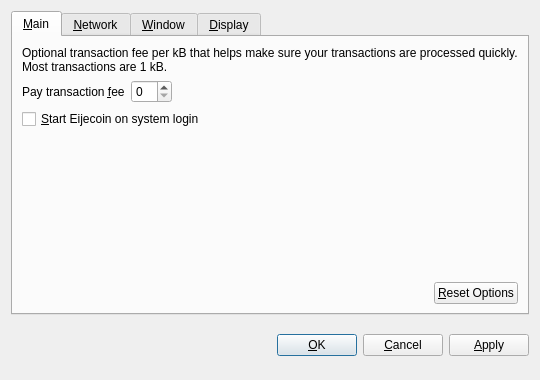
<?xml version="1.0" encoding="UTF-8"?>
<ui version="4.0">
 <class>OptionsDialog</class>
 <widget class="QDialog" name="OptionsDialog">
  <property name="geometry">
   <rect>
    <x>0</x>
    <y>0</y>
    <width>540</width>
    <height>380</height>
   </rect>
  </property>
  <property name="windowTitle">
   <string>Options</string>
  </property>
  <property name="modal">
   <bool>true</bool>
  </property>
  <layout class="QVBoxLayout" name="verticalLayout">
   <item>
    <widget class="QTabWidget" name="tabWidget">
     <property name="tabPosition">
      <enum>QTabWidget::North</enum>
     </property>
     <property name="currentIndex">
      <number>0</number>
     </property>
     <widget class="QWidget" name="tabMain">
      <attribute name="title">
       <string>&amp;Main</string>
      </attribute>
      <layout class="QVBoxLayout" name="verticalLayout_Main">
       <item>
        <widget class="QLabel" name="transactionFeeInfoLabel">
         <property name="text">
          <string>Optional transaction fee per kB that helps make sure your transactions are processed quickly. Most transactions are 1 kB.</string>
         </property>
         <property name="textFormat">
          <enum>Qt::PlainText</enum>
         </property>
         <property name="wordWrap">
          <bool>true</bool>
         </property>
        </widget>
       </item>
       <item>
        <layout class="QHBoxLayout" name="horizontalLayout_1_Main">
         <item>
          <widget class="QLabel" name="transactionFeeLabel">
           <property name="text">
            <string>Pay transaction &amp;fee</string>
           </property>
           <property name="textFormat">
            <enum>Qt::PlainText</enum>
           </property>
           <property name="buddy">
            <cstring>transactionFee</cstring>
           </property>
          </widget>
         </item>
         <item>
          <widget class="BitcoinAmountField" name="transactionFee"/>
         </item>
         <item>
          <spacer name="horizontalSpacer_1_Main">
           <property name="orientation">
            <enum>Qt::Horizontal</enum>
           </property>
           <property name="sizeHint" stdset="0">
            <size>
             <width>40</width>
             <height>20</height>
            </size>
           </property>
          </spacer>
         </item>
        </layout>
       </item>
       <item>
        <widget class="QCheckBox" name="bitcoinAtStartup">
         <property name="toolTip">
          <string>Automatically start Eijecoin after logging in to the system.</string>
         </property>
         <property name="text">
          <string>&amp;Start Eijecoin on system login</string>
         </property>
        </widget>
       </item>
       <item>
        <spacer name="verticalSpacer_Main">
         <property name="orientation">
          <enum>Qt::Vertical</enum>
         </property>
         <property name="sizeHint" stdset="0">
          <size>
           <width>20</width>
           <height>40</height>
          </size>
         </property>
        </spacer>
       </item>
       <item>
        <layout class="QHBoxLayout" name="horizontalLayout_2_Main">
         <item>
          <spacer name="horizontalSpacer_2_Main">
           <property name="orientation">
            <enum>Qt::Horizontal</enum>
           </property>
           <property name="sizeHint" stdset="0">
            <size>
             <width>40</width>
             <height>20</height>
            </size>
           </property>
          </spacer>
         </item>
         <item>
          <widget class="QPushButton" name="resetButton">
           <property name="toolTip">
            <string>Reset all client options to default.</string>
           </property>
           <property name="text">
            <string>&amp;Reset Options</string>
           </property>
           <property name="autoDefault">
            <bool>false</bool>
           </property>
          </widget>
         </item>
        </layout>
       </item>
      </layout>
     </widget>
     <widget class="QWidget" name="tabNetwork">
      <attribute name="title">
       <string>&amp;Network</string>
      </attribute>
      <layout class="QVBoxLayout" name="verticalLayout_Network">
       <item>
        <widget class="QCheckBox" name="mapPortUpnp">
         <property name="toolTip">
          <string>Automatically open the Eijecoin client port on the router. This only works when your router supports UPnP and it is enabled.</string>
         </property>
         <property name="text">
          <string>Map port using &amp;UPnP</string>
         </property>
        </widget>
       </item>
       <item>
        <widget class="QCheckBox" name="connectSocks">
         <property name="toolTip">
          <string>Connect to the Eijecoin network through a SOCKS proxy (e.g. when connecting through Tor).</string>
         </property>
         <property name="text">
          <string>&amp;Connect through SOCKS proxy:</string>
         </property>
        </widget>
       </item>
       <item>
        <layout class="QHBoxLayout" name="horizontalLayout_Network">
         <item>
          <widget class="QLabel" name="proxyIpLabel">
           <property name="text">
            <string>Proxy &amp;IP:</string>
           </property>
           <property name="textFormat">
            <enum>Qt::PlainText</enum>
           </property>
           <property name="buddy">
            <cstring>proxyIp</cstring>
           </property>
          </widget>
         </item>
         <item>
          <widget class="QValidatedLineEdit" name="proxyIp">
           <property name="maximumSize">
            <size>
             <width>140</width>
             <height>16777215</height>
            </size>
           </property>
           <property name="toolTip">
            <string>IP address of the proxy (e.g. 127.0.0.1)</string>
           </property>
          </widget>
         </item>
         <item>
          <widget class="QLabel" name="proxyPortLabel">
           <property name="text">
            <string>&amp;Port:</string>
           </property>
           <property name="textFormat">
            <enum>Qt::PlainText</enum>
           </property>
           <property name="buddy">
            <cstring>proxyPort</cstring>
           </property>
          </widget>
         </item>
         <item>
          <widget class="QLineEdit" name="proxyPort">
           <property name="maximumSize">
            <size>
             <width>55</width>
             <height>16777215</height>
            </size>
           </property>
           <property name="toolTip">
            <string>Port of the proxy (e.g. 9050)</string>
           </property>
          </widget>
         </item>
         <item>
          <widget class="QLabel" name="socksVersionLabel">
           <property name="text">
            <string>SOCKS &amp;Version:</string>
           </property>
           <property name="textFormat">
            <enum>Qt::PlainText</enum>
           </property>
           <property name="buddy">
            <cstring>socksVersion</cstring>
           </property>
          </widget>
         </item>
         <item>
          <widget class="QValueComboBox" name="socksVersion">
           <property name="toolTip">
            <string>SOCKS version of the proxy (e.g. 5)</string>
           </property>
          </widget>
         </item>
         <item>
          <spacer name="horizontalSpacer_Network">
           <property name="orientation">
            <enum>Qt::Horizontal</enum>
           </property>
           <property name="sizeHint" stdset="0">
            <size>
             <width>40</width>
             <height>20</height>
            </size>
           </property>
          </spacer>
         </item>
        </layout>
       </item>
       <item>
        <spacer name="verticalSpacer_Network">
         <property name="orientation">
          <enum>Qt::Vertical</enum>
         </property>
         <property name="sizeHint" stdset="0">
          <size>
           <width>20</width>
           <height>40</height>
          </size>
         </property>
        </spacer>
       </item>
      </layout>
     </widget>
     <widget class="QWidget" name="tabWindow">
      <attribute name="title">
       <string>&amp;Window</string>
      </attribute>
      <layout class="QVBoxLayout" name="verticalLayout_Window">
       <item>
        <widget class="QCheckBox" name="minimizeToTray">
         <property name="toolTip">
          <string>Show only a tray icon after minimizing the window.</string>
         </property>
         <property name="text">
          <string>&amp;Minimize to the tray instead of the taskbar</string>
         </property>
        </widget>
       </item>
       <item>
        <widget class="QCheckBox" name="minimizeOnClose">
         <property name="toolTip">
          <string>Minimize instead of exit the application when the window is closed. When this option is enabled, the application will be closed only after selecting Quit in the menu.</string>
         </property>
         <property name="text">
          <string>M&amp;inimize on close</string>
         </property>
        </widget>
       </item>
       <item>
        <spacer name="verticalSpacer_Window">
         <property name="orientation">
          <enum>Qt::Vertical</enum>
         </property>
         <property name="sizeHint" stdset="0">
          <size>
           <width>20</width>
           <height>40</height>
          </size>
         </property>
        </spacer>
       </item>
      </layout>
     </widget>
     <widget class="QWidget" name="tabDisplay">
      <attribute name="title">
       <string>&amp;Display</string>
      </attribute>
      <layout class="QVBoxLayout" name="verticalLayout_Display">
       <item>
        <layout class="QHBoxLayout" name="horizontalLayout_1_Display">
         <item>
          <widget class="QLabel" name="langLabel">
           <property name="text">
            <string>User Interface &amp;language:</string>
           </property>
           <property name="textFormat">
            <enum>Qt::PlainText</enum>
           </property>
           <property name="buddy">
            <cstring>lang</cstring>
           </property>
          </widget>
         </item>
         <item>
          <widget class="QValueComboBox" name="lang">
           <property name="toolTip">
            <string>The user interface language can be set here. This setting will take effect after restarting Eijecoin.</string>
           </property>
          </widget>
         </item>
        </layout>
       </item>
       <item>
        <layout class="QHBoxLayout" name="horizontalLayout_2_Display">
         <item>
          <widget class="QLabel" name="unitLabel">
           <property name="text">
            <string>&amp;Unit to show amounts in:</string>
           </property>
           <property name="textFormat">
            <enum>Qt::PlainText</enum>
           </property>
           <property name="buddy">
            <cstring>unit</cstring>
           </property>
          </widget>
         </item>
         <item>
          <widget class="QValueComboBox" name="unit">
           <property name="toolTip">
            <string>Choose the default subdivision unit to show in the interface and when sending coins.</string>
           </property>
          </widget>
         </item>
        </layout>
       </item>
       <item>
        <widget class="QCheckBox" name="displayAddresses">
         <property name="toolTip">
          <string>Whether to show Eijecoin addresses in the transaction list or not.</string>
         </property>
         <property name="text">
          <string>&amp;Display addresses in transaction list</string>
         </property>
        </widget>
       </item>
       <item>
        <widget class="QCheckBox" name="coinControlFeatures">
         <property name="toolTip">
          <string>Whether to show coin control features or not.</string>
         </property>
         <property name="text">
          <string>Display coin &amp;control features (experts only!)</string>
         </property>
        </widget>
       </item>
       <item>
        <spacer name="verticalSpacer_Display">
         <property name="orientation">
          <enum>Qt::Vertical</enum>
         </property>
         <property name="sizeHint" stdset="0">
          <size>
           <width>20</width>
           <height>40</height>
          </size>
         </property>
        </spacer>
       </item>
      </layout>
     </widget>
    </widget>
   </item>
   <item>
    <layout class="QHBoxLayout" name="horizontalLayout_Buttons">
     <item>
      <spacer name="horizontalSpacer_1">
       <property name="orientation">
        <enum>Qt::Horizontal</enum>
       </property>
       <property name="sizeHint" stdset="0">
        <size>
         <width>40</width>
         <height>48</height>
        </size>
       </property>
      </spacer>
     </item>
     <item>
      <widget class="QLabel" name="statusLabel">
       <property name="font">
        <font>
         <weight>75</weight>
         <bold>true</bold>
        </font>
       </property>
       <property name="text">
        <string/>
       </property>
       <property name="textFormat">
        <enum>Qt::PlainText</enum>
       </property>
       <property name="wordWrap">
        <bool>true</bool>
       </property>
      </widget>
     </item>
     <item>
      <spacer name="horizontalSpacer_2">
       <property name="orientation">
        <enum>Qt::Horizontal</enum>
       </property>
       <property name="sizeHint" stdset="0">
        <size>
         <width>40</width>
         <height>48</height>
        </size>
       </property>
      </spacer>
     </item>
     <item>
      <widget class="QPushButton" name="okButton">
       <property name="text">
        <string>&amp;OK</string>
       </property>
      </widget>
     </item>
     <item>
      <widget class="QPushButton" name="cancelButton">
       <property name="text">
        <string>&amp;Cancel</string>
       </property>
       <property name="autoDefault">
        <bool>false</bool>
       </property>
      </widget>
     </item>
     <item>
      <widget class="QPushButton" name="applyButton">
       <property name="text">
        <string>&amp;Apply</string>
       </property>
       <property name="autoDefault">
        <bool>false</bool>
       </property>
      </widget>
     </item>
    </layout>
   </item>
  </layout>
 </widget>
 <customwidgets>
  <customwidget>
   <class>BitcoinAmountField</class>
   <extends>QSpinBox</extends>
   <header>bitcoinamountfield.h</header>
  </customwidget>
  <customwidget>
   <class>QValueComboBox</class>
   <extends>QComboBox</extends>
   <header>qvaluecombobox.h</header>
  </customwidget>
  <customwidget>
   <class>QValidatedLineEdit</class>
   <extends>QLineEdit</extends>
   <header>qvalidatedlineedit.h</header>
  </customwidget>
 </customwidgets>
 <resources/>
 <connections/>
</ui>
